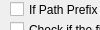
            <widget class="QWidget" name="ExportOptionsToolBoxPage">
             <property name="geometry">
              <rect>
               <x>0</x>
               <y>0</y>
               <width>100</width>
               <height>30</height>
              </rect>
             </property>
             <attribute name="label">
              <string>Options</string>
             </attribute>
             <widget class="QCheckBox" name="chkExportShowInDir">
              <property name="geometry">
               <rect>
                <x>10</x>
                <y>40</y>
                <width>421</width>
                <height>19</height>
               </rect>
              </property>
              <property name="text">
               <string>Show the new playlist in folder when done</string>
              </property>
             </widget>
             <widget class="QCheckBox" name="chkExportExcludeFailedPathPrefix">
              <property name="geometry">
               <rect>
                <x>10</x>
                <y>0</y>
                <width>451</width>
                <height>19</height>
               </rect>
              </property>
              <property name="text">
               <string>If Path Prefix fails then exclude the file from the new playlist</string>
              </property>
             </widget>
             <widget class="QLineEdit" name="txtCMD">
              <property name="enabled">
               <bool>false</bool>
              </property>
              <property name="geometry">
               <rect>
                <x>10</x>
                <y>100</y>
                <width>351</width>
                <height>21</height>
               </rect>
              </property>
             </widget>
             <widget class="QCheckBox" name="chkExportExecuteCMD">
              <property name="geometry">
               <rect>
                <x>10</x>
                <y>80</y>
                <width>371</width>
                <height>19</height>
               </rect>
              </property>
              <property name="text">
               <string>Execute the following command when done:</string>
              </property>
             </widget>
             <widget class="QCheckBox" name="chkExportCheckFileExistence">
              <property name="geometry">
               <rect>
                <x>10</x>
                <y>20</y>
                <width>451</width>
                <height>19</height>
               </rect>
              </property>
              <property name="text">
               <string>Check if the file exist before including it in the new playlist</string>
              </property>
             </widget>
             <widget class="QLabel" name="lblCMDPlaylistKeyword">
              <property name="geometry">
               <rect>
                <x>10</x>
                <y>130</y>
                <width>401</width>
                <height>16</height>
               </rect>
              </property>
              <property name="text">
               <string>&lt;html&gt;&lt;head/&gt;&lt;body&gt;&lt;p&gt;Use &lt;span style=&quot; font-weight:600;&quot;&gt;{playlist}&lt;/span&gt; for the new generated playlist path.&lt;/p&gt;&lt;/body&gt;&lt;/html&gt;</string>
              </property>
             </widget>
            </widget>
